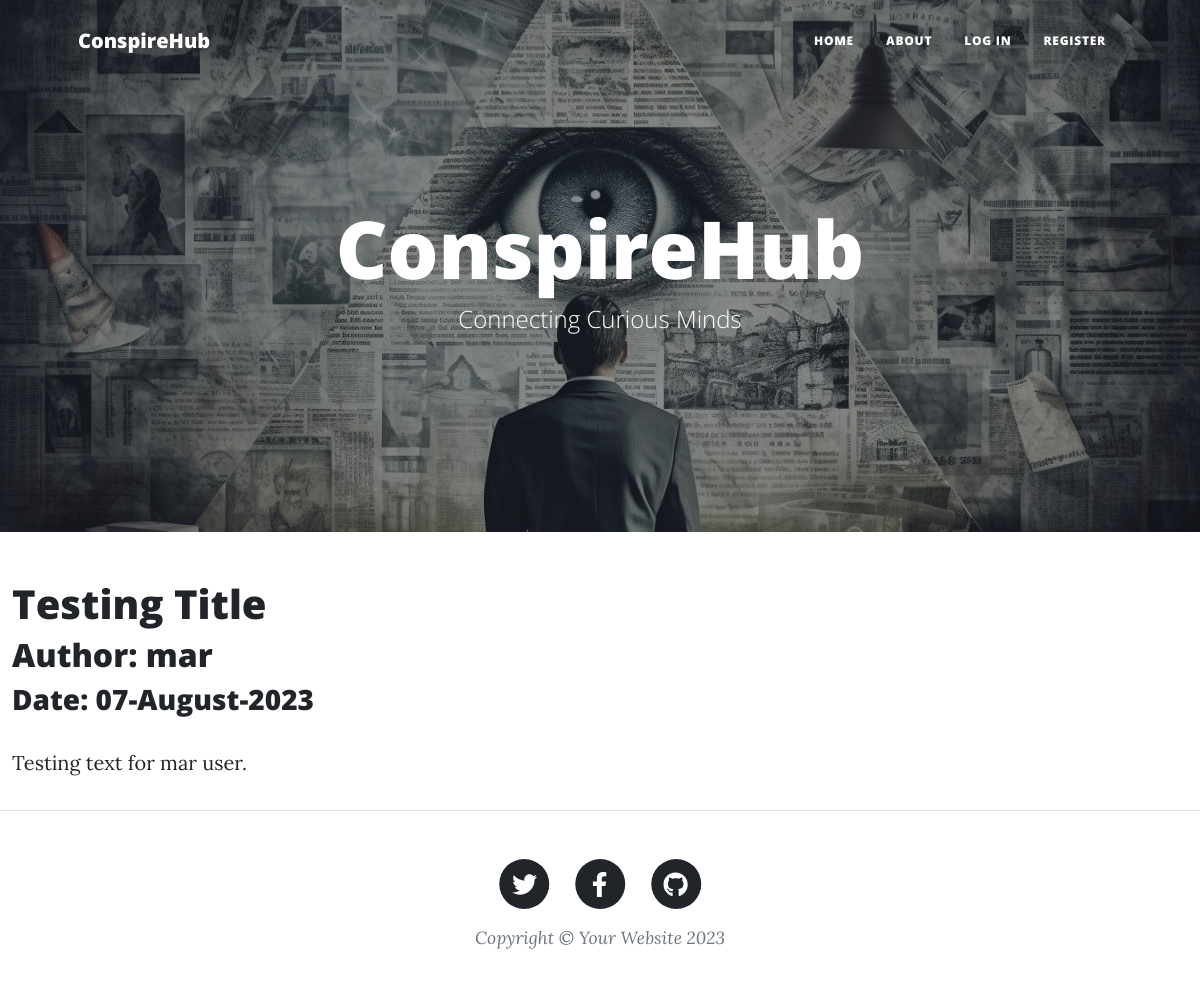
/2, run on the app's committed database.
### blogproject/models.py (models this page shows, shortened)
class BlogPost(db.Model):
    users = db.relationship(User)
    id = db.Column(db.Integer, primary_key=True)
    user_id = db.Column(db.Integer, db.ForeignKey('users.id'), nullable=False)
    date = db.Column(db.DateTime, nullable=False, default=datetime.utcnow)
    title = db.Column(db.String(160), nullable=False)
    text = db.Column(db.Text, nullable=False)

class User(db.Model, UserMixin):
    __tablename__ = 'users'
    id = db.Column(db.Integer, primary_key=True)
    profile_image = db.Column(
        db.String(64), nullable=False, default='snake.png')
    email = db.Column(db.String(64), unique=True, index=True)
    username = db.Column(db.String(64), unique=True, index=True)
    password_hash = db.Column(db.String(128))
    posts = db.relationship('BlogPost', backref='author', lazy=True)

### blogproject/users/views.py (the view)
@users.route("/<username>")
def user_posts(username):
    page = request.args.get('page', 1, type=int)
    user = User.query.filter_by(username=username).first_or_404()
    blog_posts = BlogPost.query.filter_by(author=user).order_by(
        BlogPost.date.desc()).paginate(page=page, per_page=5)
    return render_template('user_posts.html',
                           blog_posts=blog_posts, user=user)

### blogproject/blog_posts/views.py (called while the page is built)
@blog_posts.route('/<int:blog_post_id>')
def view_post(blog_post_id):
    blog_post = BlogPost.query.get_or_404(blog_post_id)
    return render_template('article.html', title=blog_post.title,
                           date=blog_post.date, post=blog_post)

### blogproject/templates/article.html (shortened to what this page needs)
{% extends "base.html" %}
{% block content %}
<div class="container-fluid">
    <h1>{{post.title}}</h1>
    <h2>Author: {{post.author.username}}</h2>
    <h3>Date: {{post.date.strftime('%d-%B-%Y')}}</h3>
    <p>{{post.text}}</p>
</div>
{% endblock %}

### data on the page
BlogPost: title "Testing Title", date "07-August-2023", text "Testing text for mar user."
User: author.username "mar"
